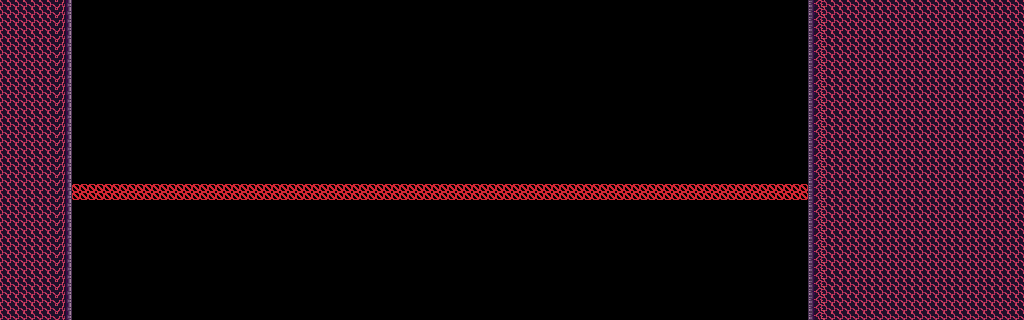

Rendered tile map (Tiled .tmx) drawn with the repository's tilesets; below, a short description and the map source with its tile grids summarised:
An orthogonal 128x40 tile map with 8x8 px tiles, 5 tile layers (entity, draft, fg, bg, ...), 2 tilesets.

<map version="1.9" tiledversion="1.9.2" orientation="orthogonal" renderorder="right-down" width="128" height="40" tilewidth="8" tileheight="8" infinite="0" nextlayerid="8" nextobjectid="1">
 <editorsettings>
  <export target="../../assets/world/room/fire11.json" format="json" />
 </editorsettings>
 <tileset firstgid="1" source="../rules/tools/tools.tsx" />
 <tileset firstgid="325" source="../tilesets/fire.tsx" />
 <layer id="4" name="entity" width="128" height="40">
  <data>[5120 cells, 184 non-empty, 1 distinct tile ids]</data>
 </layer>
 <layer id="1" name="draft" width="128" height="40">
  <data>[5120 cells, 1440 non-empty, 1 distinct tile ids]</data>
 </layer>
 <layer id="3" name="fg" width="128" height="40">
  <data>[5120 cells, 0 non-empty, 0 distinct tile ids]</data>
 </layer>
 <layer id="2" name="bg" width="128" height="40">
  <data>[5120 cells, 0 non-empty, 0 distinct tile ids]</data>
 </layer>
 <layer id="7" name="map" width="128" height="40">
  <data>[5120 cells, 1440 non-empty, 5 distinct tile ids]</data>
 </layer>
</map>
